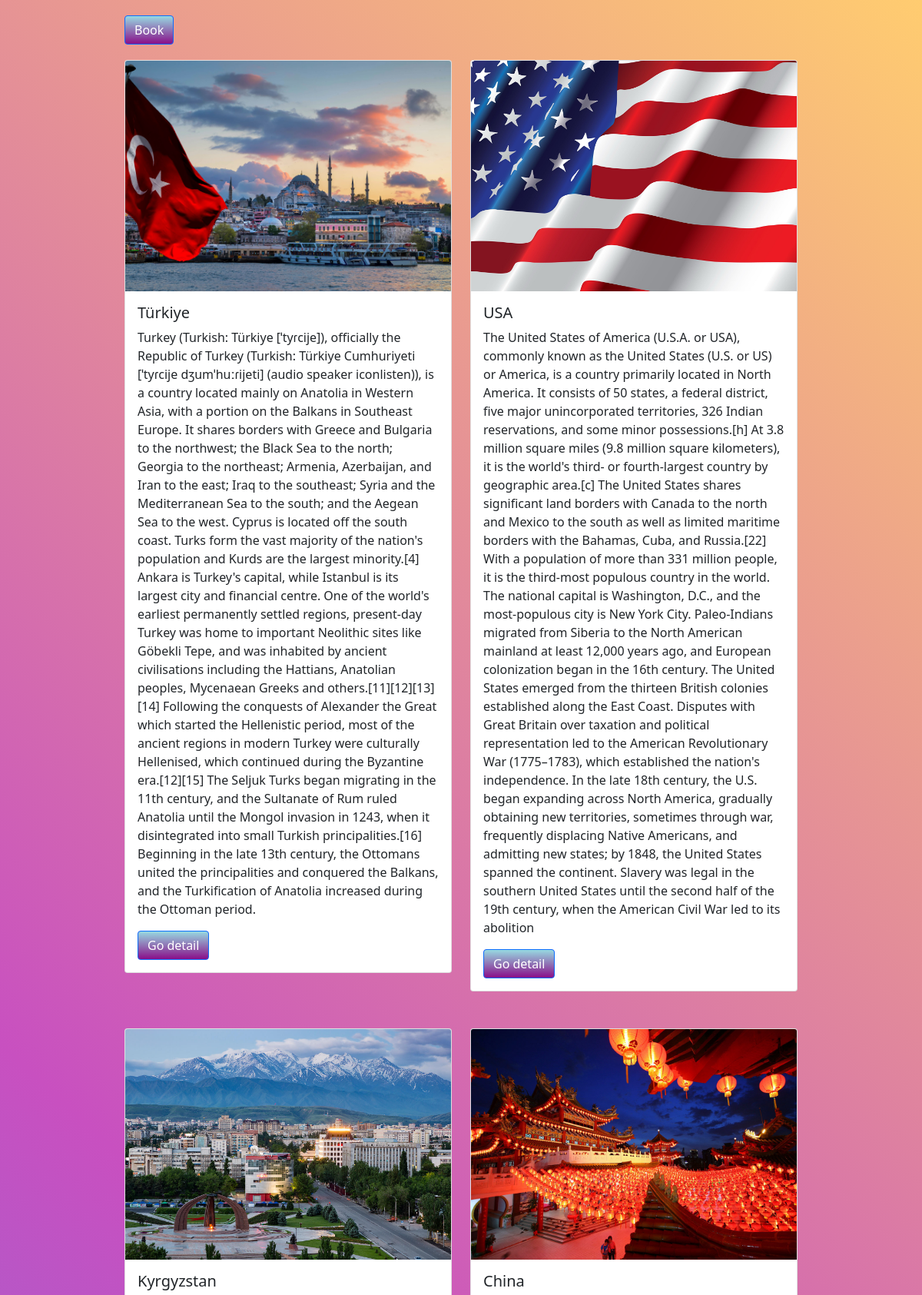
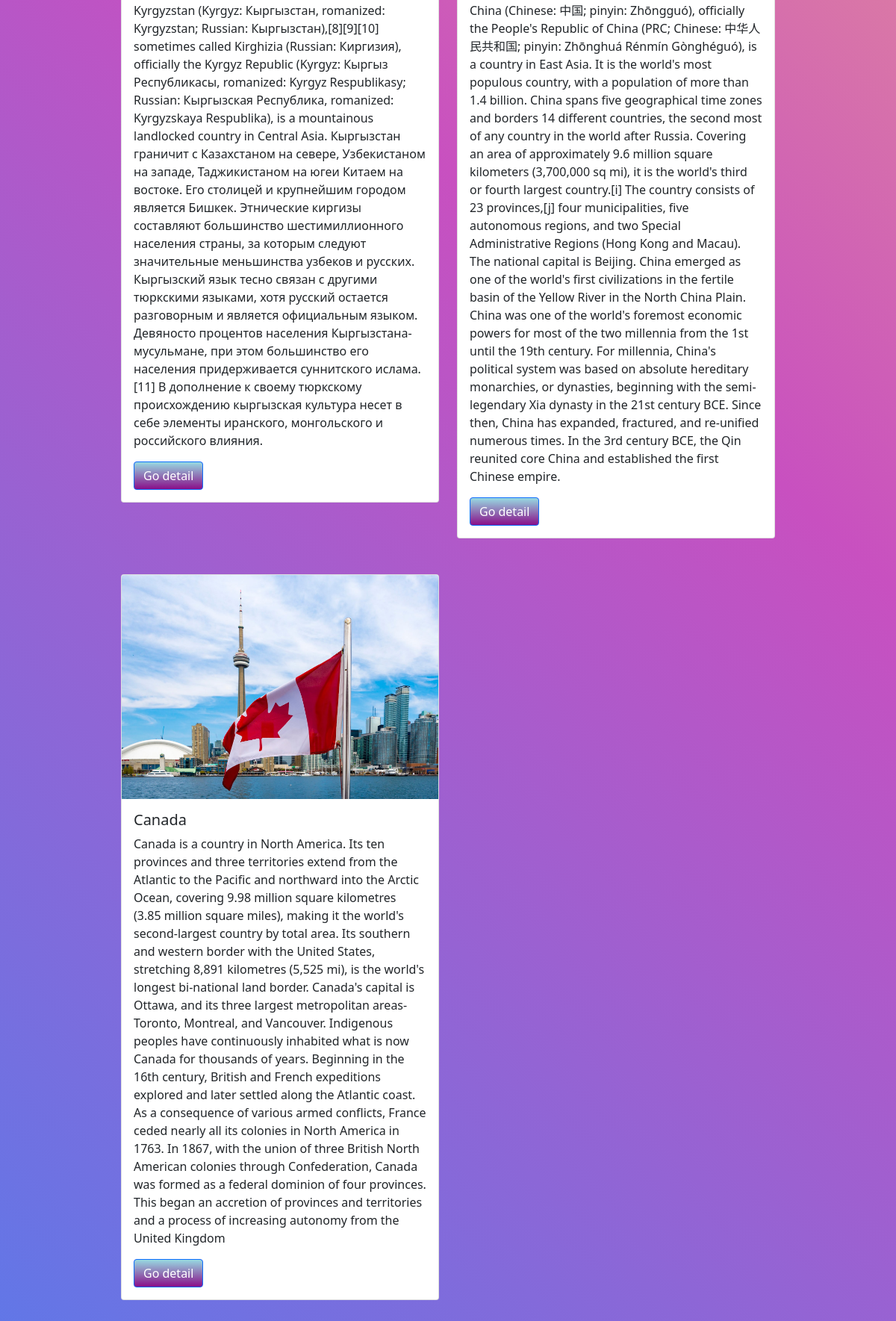
The page /books/ on the database its author committed (2 pictures, top to bottom).
### book/models.py (models this page shows)
class Book(models.Model):
    GENRE_CHOICE = (
        ('Detective', 'Detective'),
        ('Comedy', 'Comedy'),
        ('History', 'History'),
        ('Fantasy', 'Fantasy'),
        ('SelfEducation', 'SelfEducation'),
        ('Classic','Classic')
    )
    title = models.CharField(max_length=100)
    description  = models.TextField()
    image = models.ImageField(upload_to='')
    genre = models.CharField(choices=GENRE_CHOICE, max_length=100, null=True)
    data = models.DateField(auto_now_add=True, null=True)

### book/views.py (the view)
# urls.py: path('books/',views.book_all, name='book_all'),
def book_all(request):
    books = models.Book.objects.all()
    return render(request, "book_list.html", {'books': books})

### templates/book_list.html (shortened to what this page needs)
<!DOCTYPE html>
{% load static %}
<html lang="en">
<head>
    <link rel="stylesheet" type="text/css" href="{% static 'css/bootstrap.css/' %}"/>
</head>
<body>
<div class="container button__container">
    <a href="/book/" class="btn btn-primary">Book</a>
</div>
<div class="container posts__container">
    <div class="row gy-5">
        {% for i in books %}
        <div class="col-6">
            <div class="card">
                <img src="{{ i.image.url }}" class="card-img-top post__img" alt="...">
                <div class="card-body">
                    <h5 class="card-title">{{ i.title }}</h5>
                    <p class="card-text">{{ i.description }}</p>
                    <a href="/books/{{ i.id }}/" class="btn btn-primary">Go detail</a>
                </div>
            </div>
        </div>
        {% endfor %}
    </div>
</div>
</body>
</html>

### templates/book_list.html (style rules this page uses)
.posts__container { max-width: 900px; margin-bottom: 40px; }
body { background-color: #3551e5; background-image: linear-gradient(43deg, #6177e7 0%, #C850C0 46%, #FFCC70 100%); }
.post__img { height: 300px; object-fit: cover; }
.btn-primary { background-color: #d911d9; background-image: linear-gradient(0deg, #890f89 0%, #97D9E1 100%); }
.button__container { max-width: 900px; margin-bottom: 20px; margin-top: 20px; }

### rows shown on the page
Book: image (picture), title "Türkiye", description "Turkey (Turkish: Türkiye [ˈtyɾcije]), officially the Republic of Turkey (Turkish: Türkiye Cumhuriyeti [ˈtyɾcije dʒumˈhuːɾijeti] (audio speaker iconlisten)), is a country located mainly on Anatolia in Western Asia, with a portion on the Balkans in Southeast Europe. It shares borders with Greece and Bulgaria to the northwest; the Black Sea to the north; Georgia to the northeast; Armenia, Azerbaijan, and Iran to the east; Iraq to the southeast; Syria and the Mediterranean Sea to the south; and the Aegean Sea to the west. Cyprus is located off the south coast. Turks form the vast majority of the nation's population and Kurds are the largest minority.[4] Ankara is Turkey's capital, while…"
Book: image (picture), title "USA", description "The United States of America (U.S.A. or USA), commonly known as the United States (U.S. or US) or America, is a country primarily located in North America. It consists of 50 states, a federal district, five major unincorporated territories, 326 Indian reservations, and some minor possessions.[h] At 3.8 million square miles (9.8 million square kilometers), it is the world's third- or fourth-largest country by geographic area.[c] The United States shares significant land borders with Canada to the north and Mexico to the south as well as limited maritime borders with the Bahamas, Cuba, and Russia.[22] With a population of more than 331 million people, it is the third-most populous country in…"
Book: image (picture), title "Kyrgyzstan", description "Kyrgyzstan (Kyrgyz: Кыргызстан, romanized: Kyrgyzstan; Russian: Кыргызстан),[8][9][10] sometimes called Kirghizia (Russian: Киргизия), officially the Kyrgyz Republic (Kyrgyz: Кыргыз Республикасы, romanized: Kyrgyz Respublikasy; Russian: Кыргызская Республика, romanized: Kyrgyzskaya Respublika), is a mountainous landlocked country in Central Asia. Кыргызстан граничит с Казахстаном на севере, Узбекистаном на западе, Таджикистаном на югеи Китаем на востоке. Его столицей и крупнейшим городом является Бишкек. Этнические киргизы составляют большинство шестимиллионного населения страны, за которым следуют значительные меньшинства узбеков и русских. Кыргызский язык тесно связан с другими тюркскими…"
Book: image (picture), title "China", description "China (Chinese: 中国; pinyin: Zhōngguó), officially the People's Republic of China (PRC; Chinese: 中华人民共和国; pinyin: Zhōnghuá Rénmín Gònghéguó), is a country in East Asia. It is the world's most populous country, with a population of more than 1.4 billion. China spans five geographical time zones and borders 14 different countries, the second most of any country in the world after Russia. Covering an area of approximately 9.6 million square kilometers (3,700,000 sq mi), it is the world's third or fourth largest country.[i] The country consists of 23 provinces,[j] four municipalities, five autonomous regions, and two Special Administrative Regions (Hong Kong and Macau). The national capital is…"
Book: image (picture), title "Canada", description "Canada is a country in North America. Its ten provinces and three territories extend from the Atlantic to the Pacific and northward into the Arctic Ocean, covering 9.98 million square kilometres (3.85 million square miles), making it the world's second-largest country by total area. Its southern and western border with the United States, stretching 8,891 kilometres (5,525 mi), is the world's longest bi-national land border. Canada's capital is Ottawa, and its three largest metropolitan areas-Toronto, Montreal, and Vancouver. Indigenous peoples have continuously inhabited what is now Canada for thousands of years. Beginning in the 16th century, British and French expeditions explored and…"
